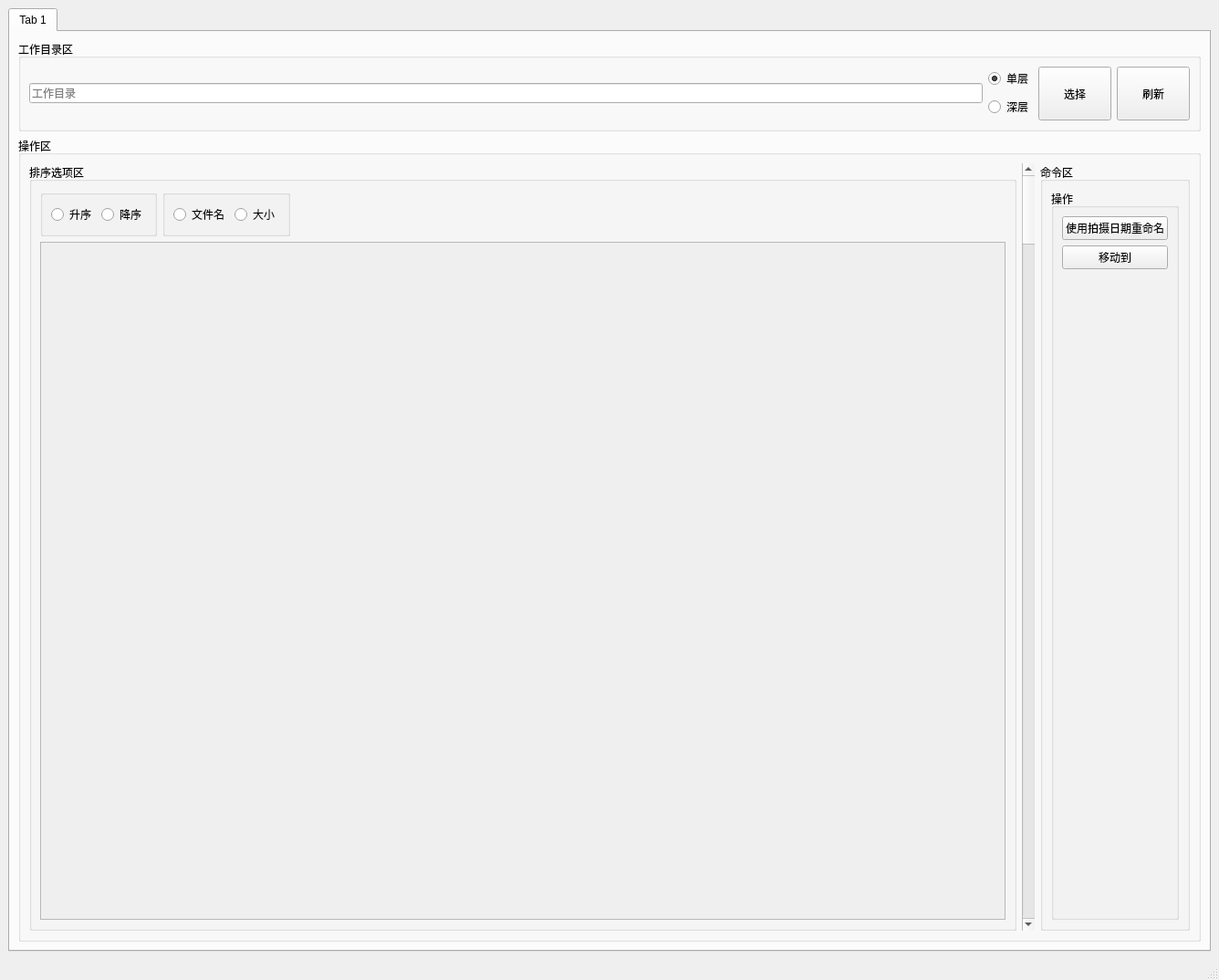
<?xml version="1.0" encoding="UTF-8"?>
<ui version="4.0">
 <class>MainWindow</class>
 <widget class="QMainWindow" name="MainWindow">
  <property name="geometry">
   <rect>
    <x>0</x>
    <y>0</y>
    <width>1336</width>
    <height>1074</height>
   </rect>
  </property>
  <property name="windowTitle">
   <string>MainWindow</string>
  </property>
  <widget class="QWidget" name="centralwidget">
   <layout class="QVBoxLayout" name="verticalLayout_6">
    <item>
     <widget class="QTabWidget" name="tabWidget">
      <property name="currentIndex">
       <number>0</number>
      </property>
      <widget class="QWidget" name="tab">
       <attribute name="title">
        <string>Tab 1</string>
       </attribute>
       <layout class="QVBoxLayout" name="verticalLayout_5">
        <item>
         <widget class="QGroupBox" name="workspace_zone">
          <property name="sizePolicy">
           <sizepolicy hsizetype="Preferred" vsizetype="Fixed">
            <horstretch>0</horstretch>
            <verstretch>0</verstretch>
           </sizepolicy>
          </property>
          <property name="minimumSize">
           <size>
            <width>0</width>
            <height>100</height>
           </size>
          </property>
          <property name="maximumSize">
           <size>
            <width>16777215</width>
            <height>100</height>
           </size>
          </property>
          <property name="title">
           <string>工作目录区</string>
          </property>
          <layout class="QHBoxLayout" name="horizontalLayout">
           <item>
            <widget class="QLineEdit" name="inp_folder">
             <property name="placeholderText">
              <string>工作目录</string>
             </property>
             <property name="clearButtonEnabled">
              <bool>true</bool>
             </property>
            </widget>
           </item>
           <item>
            <layout class="QVBoxLayout" name="verticalLayout" stretch="1,1">
             <item>
              <widget class="QRadioButton" name="redio_single_deeps">
               <property name="text">
                <string>单层</string>
               </property>
               <property name="checked">
                <bool>true</bool>
               </property>
              </widget>
             </item>
             <item>
              <widget class="QRadioButton" name="radio_multiple_deeps">
               <property name="text">
                <string>深层</string>
               </property>
              </widget>
             </item>
            </layout>
           </item>
           <item>
            <widget class="QPushButton" name="btn_select_folder">
             <property name="sizePolicy">
              <sizepolicy hsizetype="Minimum" vsizetype="Expanding">
               <horstretch>0</horstretch>
               <verstretch>0</verstretch>
              </sizepolicy>
             </property>
             <property name="text">
              <string>选择</string>
             </property>
            </widget>
           </item>
           <item>
            <widget class="QPushButton" name="btn_refresh">
             <property name="sizePolicy">
              <sizepolicy hsizetype="Minimum" vsizetype="Expanding">
               <horstretch>0</horstretch>
               <verstretch>0</verstretch>
              </sizepolicy>
             </property>
             <property name="text">
              <string>刷新</string>
             </property>
            </widget>
           </item>
          </layout>
         </widget>
        </item>
        <item>
         <widget class="QGroupBox" name="operation_zone">
          <property name="title">
           <string>操作区</string>
          </property>
          <layout class="QHBoxLayout" name="horizontalLayout_8">
           <item>
            <widget class="QGroupBox" name="stage_zone">
             <property name="title">
              <string>排序选项区</string>
             </property>
             <layout class="QVBoxLayout" name="verticalLayout_2">
              <item>
               <layout class="QHBoxLayout" name="horizontalLayout_3">
                <item>
                 <widget class="QGroupBox" name="sort_zone">
                  <property name="title">
                   <string/>
                  </property>
                  <layout class="QHBoxLayout" name="horizontalLayout_5">
                   <item>
                    <widget class="QRadioButton" name="radio_asc">
                     <property name="text">
                      <string>升序</string>
                     </property>
                    </widget>
                   </item>
                   <item>
                    <widget class="QRadioButton" name="radio_desc">
                     <property name="text">
                      <string>降序</string>
                     </property>
                    </widget>
                   </item>
                  </layout>
                 </widget>
                </item>
                <item>
                 <widget class="QGroupBox" name="sort_by_zone">
                  <property name="title">
                   <string/>
                  </property>
                  <layout class="QHBoxLayout" name="horizontalLayout_4">
                   <item>
                    <widget class="QRadioButton" name="radio_sort_by_filename">
                     <property name="text">
                      <string>文件名</string>
                     </property>
                    </widget>
                   </item>
                   <item>
                    <widget class="QRadioButton" name="radio_sort_by_filesize">
                     <property name="text">
                      <string>大小</string>
                     </property>
                    </widget>
                   </item>
                  </layout>
                 </widget>
                </item>
                <item>
                 <spacer name="horizontalSpacer">
                  <property name="orientation">
                   <enum>Qt::Orientation::Horizontal</enum>
                  </property>
                  <property name="sizeHint" stdset="0">
                   <size>
                    <width>40</width>
                    <height>20</height>
                   </size>
                  </property>
                 </spacer>
                </item>
               </layout>
              </item>
              <item>
               <widget class="QScrollArea" name="scrollArea">
                <property name="widgetResizable">
                 <bool>true</bool>
                </property>
                <widget class="QWidget" name="scrollAreaWidgetContents">
                 <property name="geometry">
                  <rect>
                   <x>0</x>
                   <y>0</y>
                   <width>1067</width>
                   <height>742</height>
                  </rect>
                 </property>
                 <layout class="QVBoxLayout" name="verticalLayout_7"/>
                </widget>
               </widget>
              </item>
             </layout>
            </widget>
           </item>
           <item>
            <widget class="QScrollBar" name="image_size_scroll">
             <property name="orientation">
              <enum>Qt::Orientation::Vertical</enum>
             </property>
            </widget>
           </item>
           <item>
            <widget class="QGroupBox" name="command_zone">
             <property name="title">
              <string>命令区</string>
             </property>
             <layout class="QVBoxLayout" name="verticalLayout_4">
              <item>
               <widget class="QGroupBox" name="groupBox_7">
                <property name="title">
                 <string>操作</string>
                </property>
                <layout class="QVBoxLayout" name="verticalLayout_3">
                 <item>
                  <widget class="QPushButton" name="btn_rename_by_shoot">
                   <property name="text">
                    <string>使用拍摄日期重命名</string>
                   </property>
                  </widget>
                 </item>
                 <item>
                  <widget class="QPushButton" name="btn_move_to">
                   <property name="text">
                    <string>移动到</string>
                   </property>
                  </widget>
                 </item>
                 <item>
                  <spacer name="verticalSpacer">
                   <property name="orientation">
                    <enum>Qt::Orientation::Vertical</enum>
                   </property>
                   <property name="sizeHint" stdset="0">
                    <size>
                     <width>20</width>
                     <height>40</height>
                    </size>
                   </property>
                  </spacer>
                 </item>
                </layout>
               </widget>
              </item>
             </layout>
            </widget>
           </item>
          </layout>
         </widget>
        </item>
       </layout>
      </widget>
     </widget>
    </item>
   </layout>
  </widget>
  <widget class="QMenuBar" name="menubar">
   <property name="geometry">
    <rect>
     <x>0</x>
     <y>0</y>
     <width>1336</width>
     <height>22</height>
    </rect>
   </property>
  </widget>
  <widget class="QStatusBar" name="statusbar"/>
 </widget>
 <resources/>
 <connections/>
</ui>
